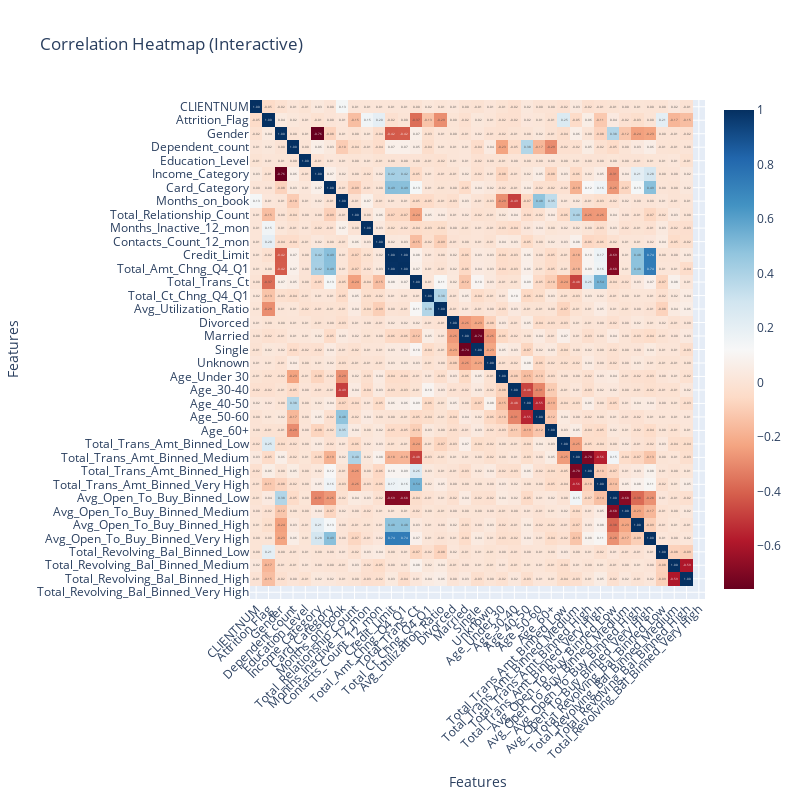

Notebook code for this chart:
### Code cell
corr_matrix = data.corr(numeric_only=True)
fig = px.imshow(
    corr_matrix,
    text_auto=".2f",
    color_continuous_scale='RdBu',
    title="Correlation Heatmap (Interactive)",
    aspect="auto"
)
fig.update_layout(
    width=800,
    height=800,
    xaxis_title="Features",
    yaxis_title="Features",
    xaxis=dict(tickangle=-45, tickmode='array', tickvals=list(range(len(corr_matrix.columns))), ticktext=corr_matrix.columns),
    yaxis=dict(tickmode='array', tickvals=list(range(len(corr_matrix.index))), ticktext=corr_matrix.index)
)
fig.show()

### Figure 1 — Plotly figure (JSON) as saved in the notebook; plotly's stock layout.template omitted (floating-point values rounded to 4 significant figures; data arrays with more than 128 entries replaced by an {"elided": "..."} marker saying what was removed)
{"data": [{"coloraxis": "coloraxis", "hovertemplate": "x: %{x}<br>y: %{y}<br>color: %{z}<extra></extra>", "name": "0", "texttemplate": "%{z:.2f}", "type": "heatmap", "x": ["CLIENTNUM", "Attrition_Flag", "Gender", "Dependent_count", "Education_Level", "Income_Category", "Card_Category", "Months_on_book", "Total_Relationship_Count", "Months_Inactive_12_mon", "Contacts_Count_12_mon", "Credit_Limit", "Total_Amt_Chng_Q4_Q1", "Total_Trans_Ct", "Total_Ct_Chng_Q4_Q1", "Avg_Utilization_Ratio", "Divorced", "Married", "Single", "Unknown", "Age_Under 30", "Age_30-40", "Age_40-50", "Age_50-60", "Age_60+", "Total_Trans_Amt_Binned_Low", "Total_Trans_Amt_Binned_Medium", "Total_Trans_Amt_Binned_High", "Total_Trans_Amt_Binned_Very High", "Avg_Open_To_Buy_Binned_Low", "Avg_Open_To_Buy_Binned_Medium", "Avg_Open_To_Buy_Binned_High", "Avg_Open_To_Buy_Binned_Very High", "Total_Revolving_Bal_Binned_Low", "Total_Revolving_Bal_Binned_Medium", "Total_Revolving_Bal_Binned_High", "Total_Revolving_Bal_Binned_Very High"], "xaxis": "x", "y": ["CLIENTNUM", "Attrition_Flag", "Gender", "Dependent_count", "Education_Level", "Income_Category", "Card_Category", "Months_on_book", "Total_Relationship_Count", "Months_Inactive_12_mon", "Contacts_Count_12_mon", "Credit_Limit", "Total_Amt_Chng_Q4_Q1", "Total_Trans_Ct", "Total_Ct_Chng_Q4_Q1", "Avg_Utilization_Ratio", "Divorced", "Married", "Single", "Unknown", "Age_Under 30", "Age_30-40", "Age_40-50", "Age_50-60", "Age_60+", "Total_Trans_Amt_Binned_Low", "Total_Trans_Amt_Binned_Medium", "Total_Trans_Amt_Binned_High", "Total_Trans_Amt_Binned_Very High", "Avg_Open_To_Buy_Binned_Low", "Avg_Open_To_Buy_Binned_Medium", "Avg_Open_To_Buy_Binned_High", "Avg_Open_To_Buy_Binned_Very High", "Total_Revolving_Bal_Binned_Low", "Total_Revolving_Bal_Binned_Medium", "Total_Revolving_Bal_Binned_High", "Total_Revolving_Bal_Binned_Very High"], "yaxis": "y", "z": {"elided": "37x37 float values"}}], "layout": {"coloraxis": {"colorscale": [[0, "rgb(103,0,31)"], [0.1, "rgb(178,24,43)"], [0.2, "rgb(214,96,77)"], [0.3, "rgb(244,165,130)"], [0.4, "rgb(253,219,199)"], [0.5, "rgb(247,247,247)"], [0.6, "rgb(209,229,240)"], [0.7, "rgb(146,197,222)"], [0.8, "rgb(67,147,195)"], [0.9, "rgb(33,102,172)"], [1, "rgb(5,48,97)"]]}, "height": 800, "title": {"text": "Correlation Heatmap (Interactive)"}, "width": 800, "xaxis": {"anchor": "y", "domain": [0, 1], "tickangle": -45, "tickmode": "array", "ticktext": ["CLIENTNUM", "Attrition_Flag", "Gender", "Dependent_count", "Education_Level", "Income_Category", "Card_Category", "Months_on_book", "Total_Relationship_Count", "Months_Inactive_12_mon", "Contacts_Count_12_mon", "Credit_Limit", "Total_Amt_Chng_Q4_Q1", "Total_Trans_Ct", "Total_Ct_Chng_Q4_Q1", "Avg_Utilization_Ratio", "Divorced", "Married", "Single", "Unknown", "Age_Under 30", "Age_30-40", "Age_40-50", "Age_50-60", "Age_60+", "Total_Trans_Amt_Binned_Low", "Total_Trans_Amt_Binned_Medium", "Total_Trans_Amt_Binned_High", "Total_Trans_Amt_Binned_Very High", "Avg_Open_To_Buy_Binned_Low", "Avg_Open_To_Buy_Binned_Medium", "Avg_Open_To_Buy_Binned_High", "Avg_Open_To_Buy_Binned_Very High", "Total_Revolving_Bal_Binned_Low", "Total_Revolving_Bal_Binned_Medium", "Total_Revolving_Bal_Binned_High", "Total_Revolving_Bal_Binned_Very High"], "tickvals": [0, 1, 2, 3, 4, 5, 6, 7, 8, 9, 10, 11, 12, 13, 14, 15, 16, 17, 18, 19, 20, 21, 22, 23, 24, 25, 26, 27, 28, 29, 30, 31, 32, 33, 34, 35, 36], "title": {"text": "Features"}}, "yaxis": {"anchor": "x", "autorange": "reversed", "domain": [0, 1], "tickmode": "array", "ticktext": ["CLIENTNUM", "Attrition_Flag", "Gender", "Dependent_count", "Education_Level", "Income_Category", "Card_Category", "Months_on_book", "Total_Relationship_Count", "Months_Inactive_12_mon", "Contacts_Count_12_mon", "Credit_Limit", "Total_Amt_Chng_Q4_Q1", "Total_Trans_Ct", "Total_Ct_Chng_Q4_Q1", "Avg_Utilization_Ratio", "Divorced", "Married", "Single", "Unknown", "Age_Under 30", "Age_30-40", "Age_40-50", "Age_50-60", "Age_60+", "Total_Trans_Amt_Binned_Low", "Total_Trans_Amt_Binned_Medium", "Total_Trans_Amt_Binned_High", "Total_Trans_Amt_Binned_Very High", "Avg_Open_To_Buy_Binned_Low", "Avg_Open_To_Buy_Binned_Medium", "Avg_Open_To_Buy_Binned_High", "Avg_Open_To_Buy_Binned_Very High", "Total_Revolving_Bal_Binned_Low", "Total_Revolving_Bal_Binned_Medium", "Total_Revolving_Bal_Binned_High", "Total_Revolving_Bal_Binned_Very High"], "tickvals": [0, 1, 2, 3, 4, 5, 6, 7, 8, 9, 10, 11, 12, 13, 14, 15, 16, 17, 18, 19, 20, 21, 22, 23, 24, 25, 26, 27, 28, 29, 30, 31, 32, 33, 34, 35, 36], "title": {"text": "Features"}}}}
